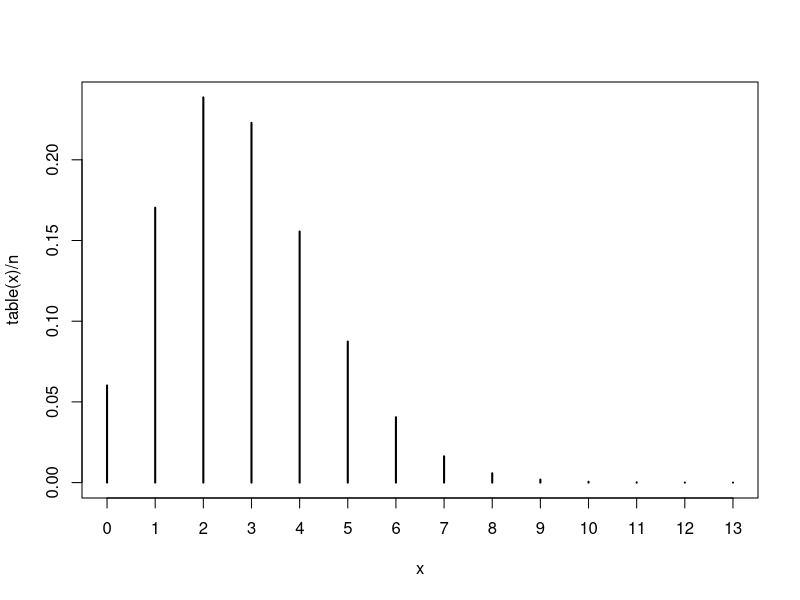
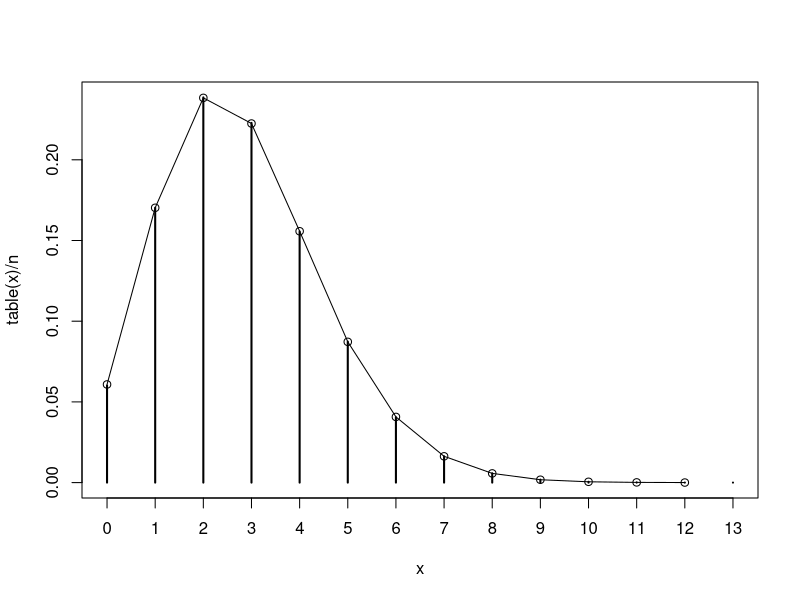
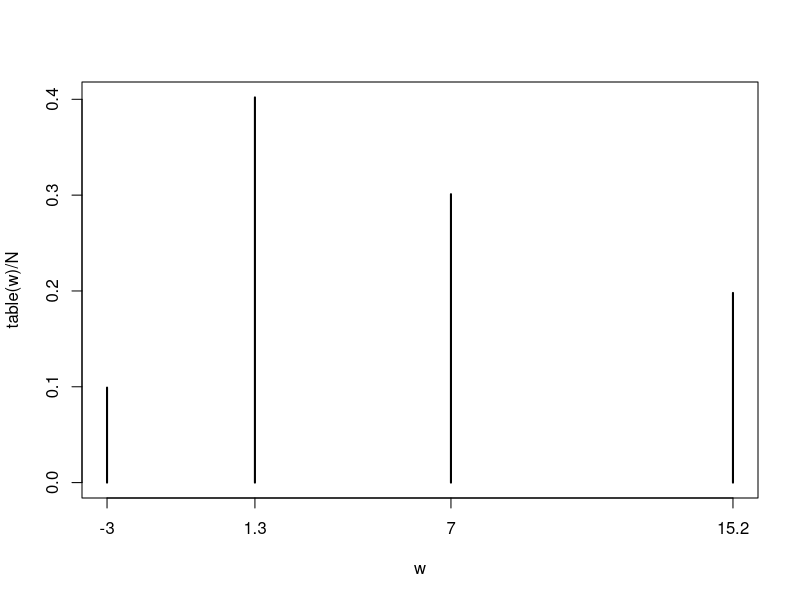
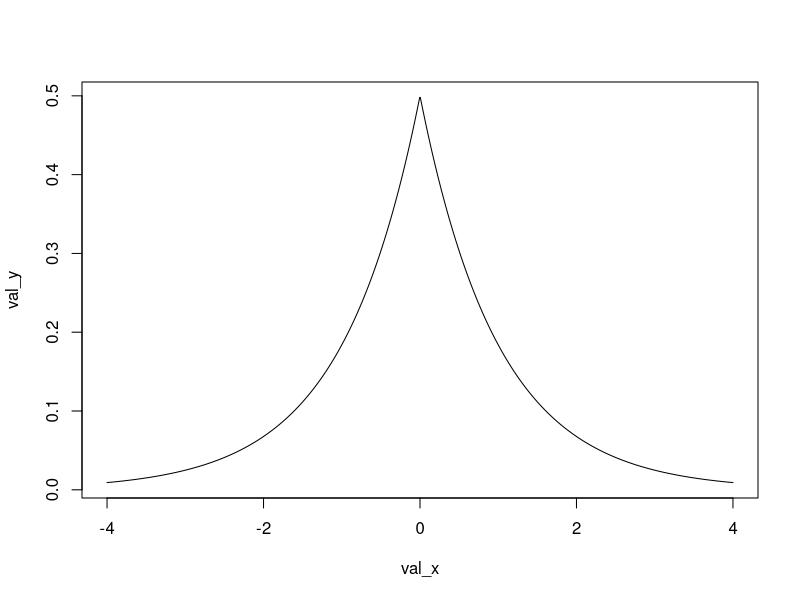
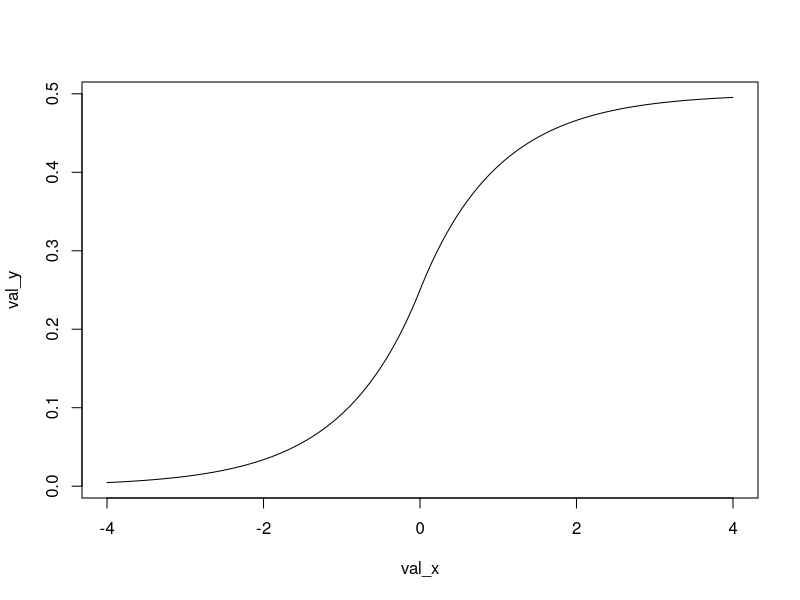
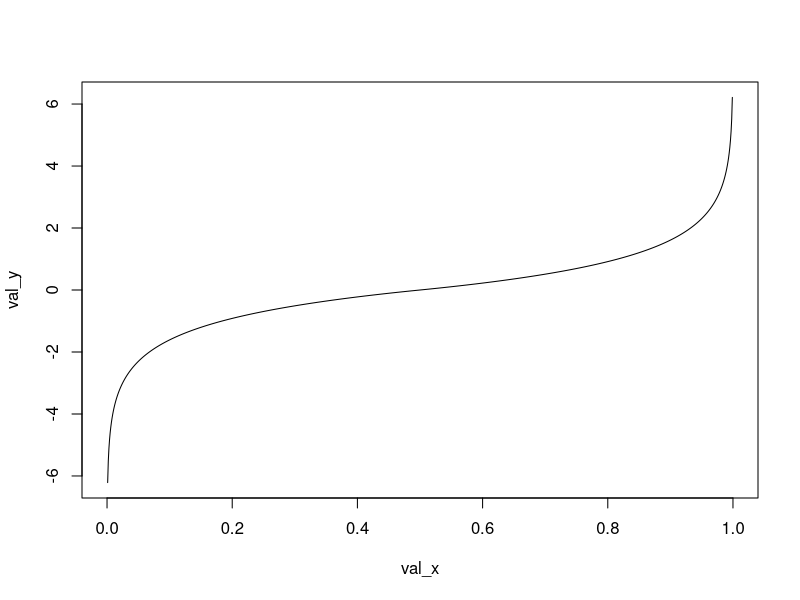
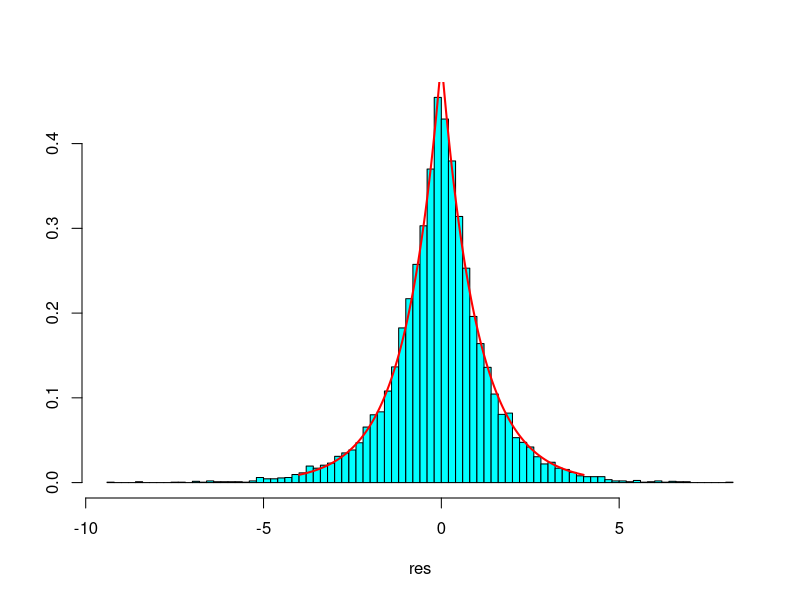
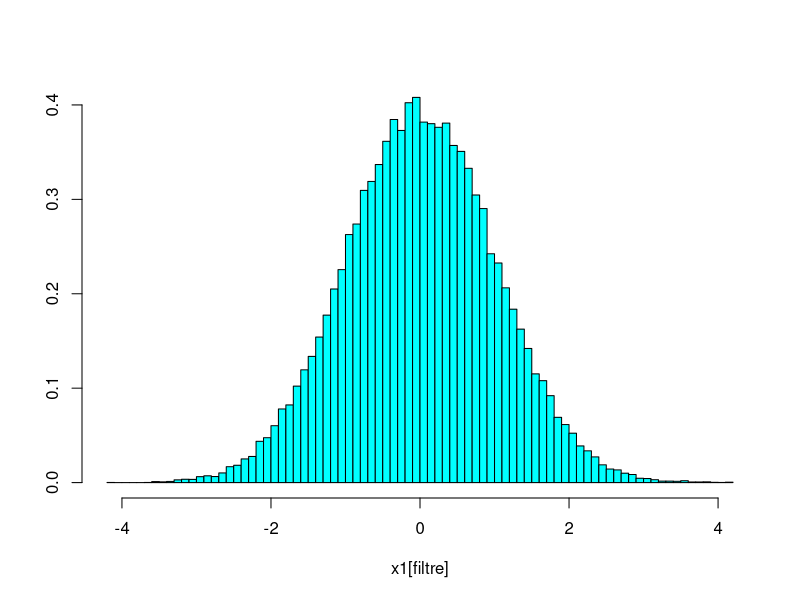

Write R code to recreate these figures, in order.
## ---- chunk 1
knitr::opts_chunk$set(echo = TRUE)
## ---- chunk 2
require(MASS)
## ---- chunk 3
lambda = 5
## ---- chunk 4
my_rpois_one <- function(lambda){
  u <- runif(1)
  x <- 0
  # u < ppois(x, lambda = lambda)
  while(u > ppois(x, lambda = lambda)){
    x <- x + 1
  }
  
  return(x)
}
## ---- chunk 5
my_rpois_one(3.6)
## ---- chunk 6
my_rpois <- function(n, lambda){
  vec <- rep(NA,length = n)
  
  for(i in 1:n){
    vec[i] <- my_rpois_one(lambda)
  }
  
  return(vec)
}
## ---- chunk 7
n = 1000000
x <- my_rpois(n,2.8)
# plot car discrete
# frequence diag en baton
plot(table(x) / n)
## ---- chunk 8
mean(x)
var(x)
## ---- chunk 9
val_x <- 0:12
val_y <- dpois(val_x, lambda = 2.8) 
plot(table(x) / n)
lines(val_x, val_y)
points(val_x, val_y)

## ---- chunk 10
my_rdiscret_one <- function(){
  x <- c(-3,15.2,7,1.3)
  p <- c(0.1,0.2,0.3,0.4)
  p_sum = cumsum(p)
  u <- runif(1)
  i <- 1
  while(u > p_sum[i]){
    i <- i + 1
  }
  
  return(x[i])
}

## ---- chunk 11
my_rdiscret_one()
## ---- chunk 12
my_rdiscret <- function(n){
  val_discret = rep(NA, length = n)
  
  for(i in 1:n){
    val_discret[i] = my_rdiscret_one()
  }
  return(val_discret)
}
## ---- chunk 13
N = 100000
w = my_rdiscret(N)
plot(table(w) / N)
## ---- chunk 14
my_dlaplace <- function(x){
  res <- rep(NA, times = length(x))    
  neg_i <- (x < 0) # filtre pour avoir que les valeurs négatives
  res[neg_i] <- exp(x[neg_i]) / 2.0
  res[!neg_i] <- exp(-x[!neg_i]) / 2.0
  return(res)
}

## ---- chunk 15
val_x <- seq(from = -4, to = 4, len = 1000)
val_y <- my_dlaplace((val_x))
plot(val_x, val_y, type = "l")
## ---- chunk 16
g <- function(x){
  return((1/2) * exp(-abs(x)))
}
## ---- chunk 17
my_plaplace <- function(x){
  res <- rep(NA, times = length(x))    
  neg_i <- (x < 0) # filtre pour avoir que les valeurs négatives
  res[neg_i] <- (1/2) * exp(x[neg_i]) / 2.0
  res[!neg_i] <- (1/2) * (2- exp(-x[!neg_i])) / 2.0
  
  return(res)
}
## ---- chunk 18
val_x <- seq(from = -4, to = 4, len = 1000)
val_y <- my_plaplace((val_x))
plot(val_x, val_y, type = "l")
## ---- chunk 19
my_qlaplace <- function(p){
  res <- rep(NA, times = length(p))    
  pos <- (p < 1/2) # filtre pour avoir que les valeurs négatives
  
  res[pos] <- log(2 * p[pos])
  res[!pos] <- -log(2 * (1 - p[!pos]))
  
  return(res)
}
## ---- chunk 20
val_x <- seq(from = 0, to = 1, len = 1000)
val_y <- my_qlaplace((val_x))
plot(val_x, val_y, type = "l")
## ---- chunk 21
my_rlaplace <- function(n){
  u <- runif(n)
  return(my_qlaplace(u))
}
## ---- chunk 22

val_x <- seq(from = -4, to = 4, len = 1000)
val_y <- my_dlaplace((val_x))


res <-  my_rlaplace(10000)
truehist(res)
lines(val_x, val_y, col = "red", lwd  =2)
## ---- chunk 23
n <- 100000
m <- sqrt(2*pi/exp(1))
x1 <- rcauchy(n)
x2 <- runif(n)
filtre <- which(x2 <= dnorm(x1)/(m*dcauchy(x1)))
truehist(x1[filtre])
## ---- chunk 24
my_rnorm <- function(n){
  m <- sqrt(2*exp(1) / pi)
  res <- my_rlaplace(n)
  u <- runif(n)
  p_accept <- dnorm(res) / (m * my_dlaplace((res)))
  res_accepted <- res[p_accept > u]
  truehist(res)
  truehist(res_accepted)
  val_x <- seq(from = -4, to = 4, len = 1000)
  val_y <- dnorm(val_x)
  lines(val_x,val_y, col = "red")
  }
## ---- chunk 25

my_rnorm(100000)
## ---- chunk 26
my_dtarget <- function(x){
  return(0.2*dnorm(x, mean = -3, sd = 2) + 0.5*dnorm(x, mean = 0, sd = 1) + 0.3*dnorm(x, mean = 5, sd = 3) )
}
## ---- chunk 27
my_dtarget(5)
## ---- chunk 28
val_x <- seq(from = -10, to = 15, len = 1000)
val_y <- my_dtarget((val_x))
plot(val_x, val_y, type = "l")
## ---- chunk 29
dprop <- function(y,x){
    return(dnorm(y, mean = x, sd = 3))
}
## ---- chunk 30
rprop <- function(x){
  y <- rnorm(1, mean = x, sd = 3)
  return(y)
}
## ---- chunk 31
my_rtarget <- function(n){
  res <- rep(NA, times = n)
  res[1] <- -10
  for(i in 2:n){
    y <- rprop(res[i-1])
    p <- min(c(1, (my_dtarget(y) / my_dtarget(res[i-1]) * (dprop(res[i-1], y ) / dprop(y, res[i-1]) ))))
    u <- runif(1)
    if(u < p){
      res[i] <- y
    }
    else{
      res[i] = res[i-1]
    }
  }
  return(res)
}
## ---- chunk 32
val_x <- seq(from = -10, to = 15, len = 1000)
val_y <- my_dtarget((val_x))

truehist(my_rtarget(100000))
lines(val_x, val_y, col = "red", lwd= 2)
## ---- chunk 33

## ---- chunk 34

## ---- chunk 35

## ---- chunk 36

## ---- chunk 37

